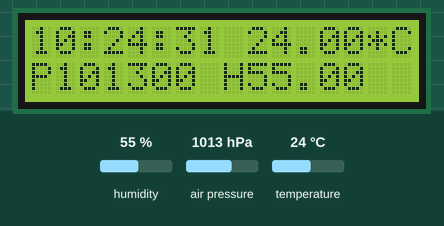
Recording of a sketch running on a simulated Arduino Uno, built with avr-gcc and run on an emulated ATmega328P. On the bench: 16×2 character LCD. The test bench sets the inputs (shaded band); at power-on: humidity 55 %, air pressure 1013 hPa, temperature 24 °C. The local clock reads 2024-03-15 10:24:30 at power-on unless the sketch sets it.

Above: at 1.2 s.
1.3 s: humidity set to 22 %
At 2.6 s:
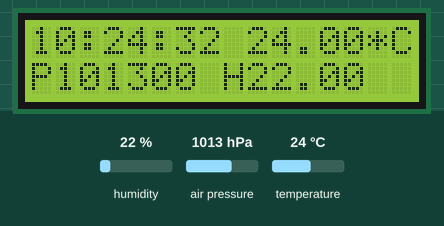
6.7 s: air pressure set to 952 hPa
At 8.1 s:
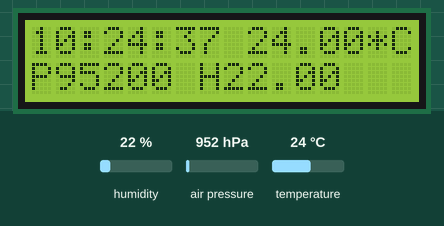
8.8 s: temperature set to 12 °C
At 11.2 s:
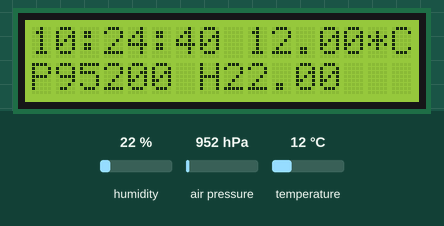
11.9 s: air pressure set to 975 hPa
At 13.0 s:
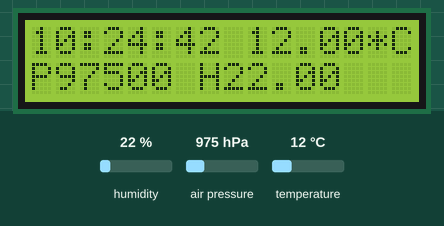
14.0 s: humidity set to 40 %
At 14.9 s:
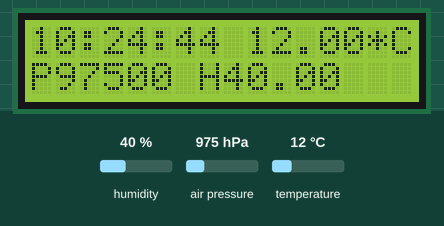
16.1 s: air pressure set to 1000 hPa
At 17.4 s:
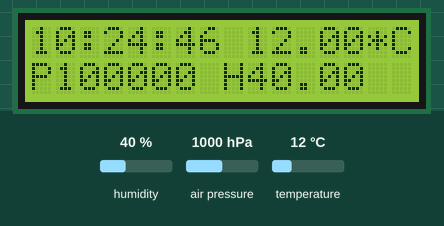
Timing chart, 0 to 19.1 s (numbered marks = the images above; inputs shaded):
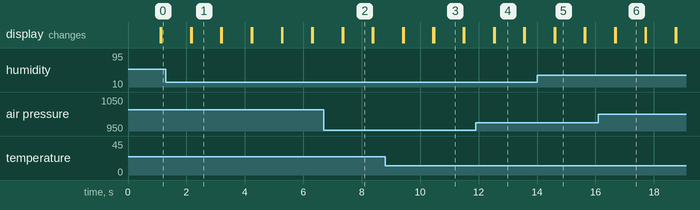

The sketch:

sketch.ino
```cpp
#include <Wire.h>
#include <RTClib.h>
#include <LiquidCrystal_I2C.h>
#include <DHT.h>
#include <Adafruit_BMP085.h>

LiquidCrystal_I2C display(0x27, 16, 2);
DHT sensor(2, DHT22);
RTC_DS1307 clock;
Adafruit_BMP085 barometer;

void setup() {
  //дисплей
  display.init();
  display.backlight();
  clock.begin();
  sensor.begin();
  barometer.begin();
}

void loop() {
  //время
  DateTime currentTime = clock.now();

  display.setCursor(0, 0);
  int hours = currentTime.hour();
  int minutes = currentTime.minute();
  int seconds = currentTime.second();

  if (hours <= 9) {
    display.print("0");
  }
  display.print(hours);
  display.print(":");

  if (minutes <= 9) {
    display.print("0");
  }
  display.print(minutes);
  display.print(":");

  if (seconds <= 9) {
    display.print("0");
  }
  display.print(seconds);

  display.print(" ");

  //температура
  float temperature = sensor.readTemperature();
  display.print(temperature);
  display.print("*C");

  //давление
  display.setCursor(0, 1);
  long pressure = barometer.readPressure();
  display.print("P");
  display.print(pressure);

  display.print(" ");

  //влажность
  float humidity = sensor.readHumidity();
  display.print("H");
  display.print(humidity);

  delay(1000);
  display.clear();
}
```

Measured:
- what the display in image 1 shows lasts 1.0 s, from 2.2 s to 3.2 s
